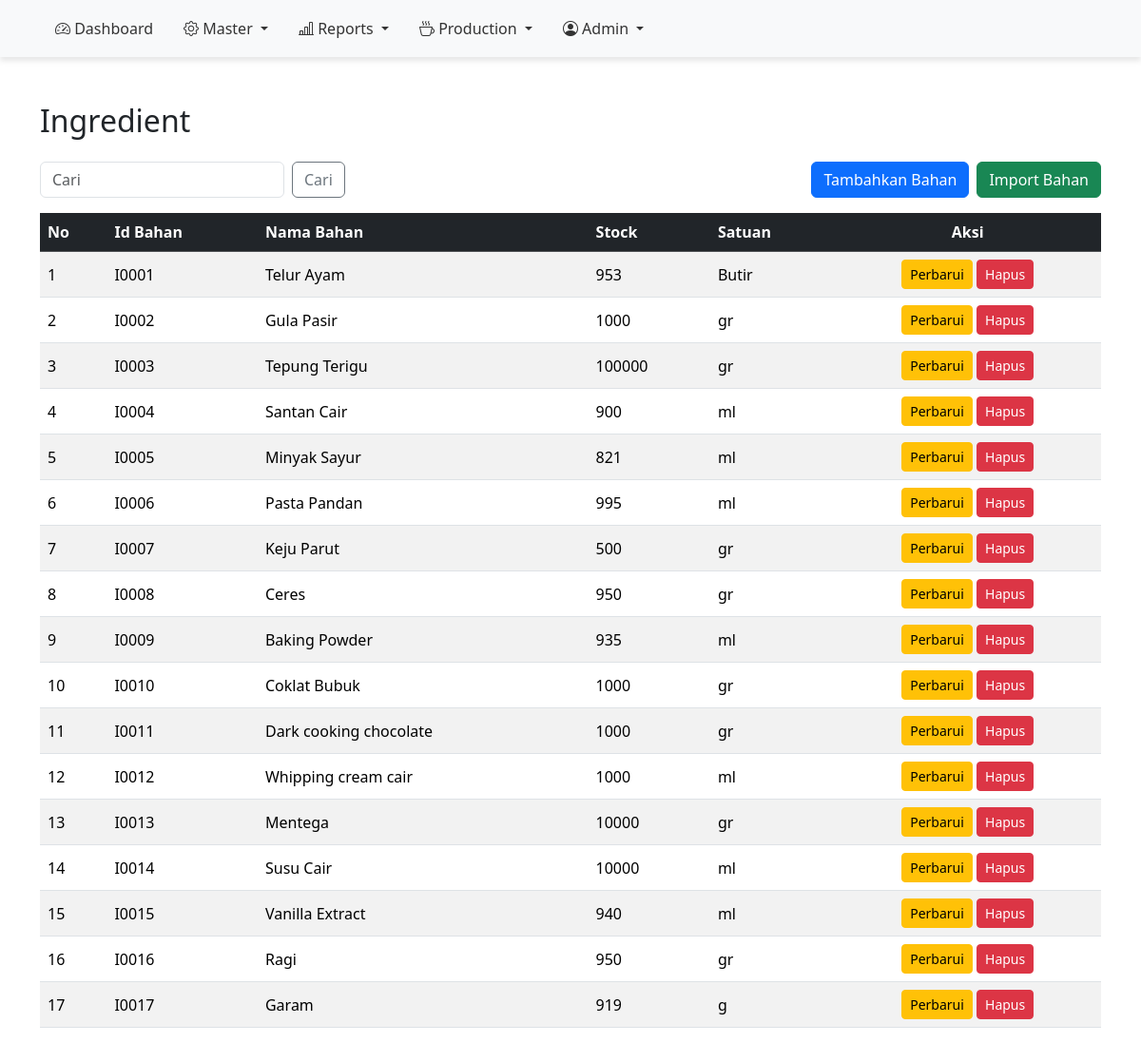
Page /Admin/ingredient-index.php (signed in) on the earlier database version.
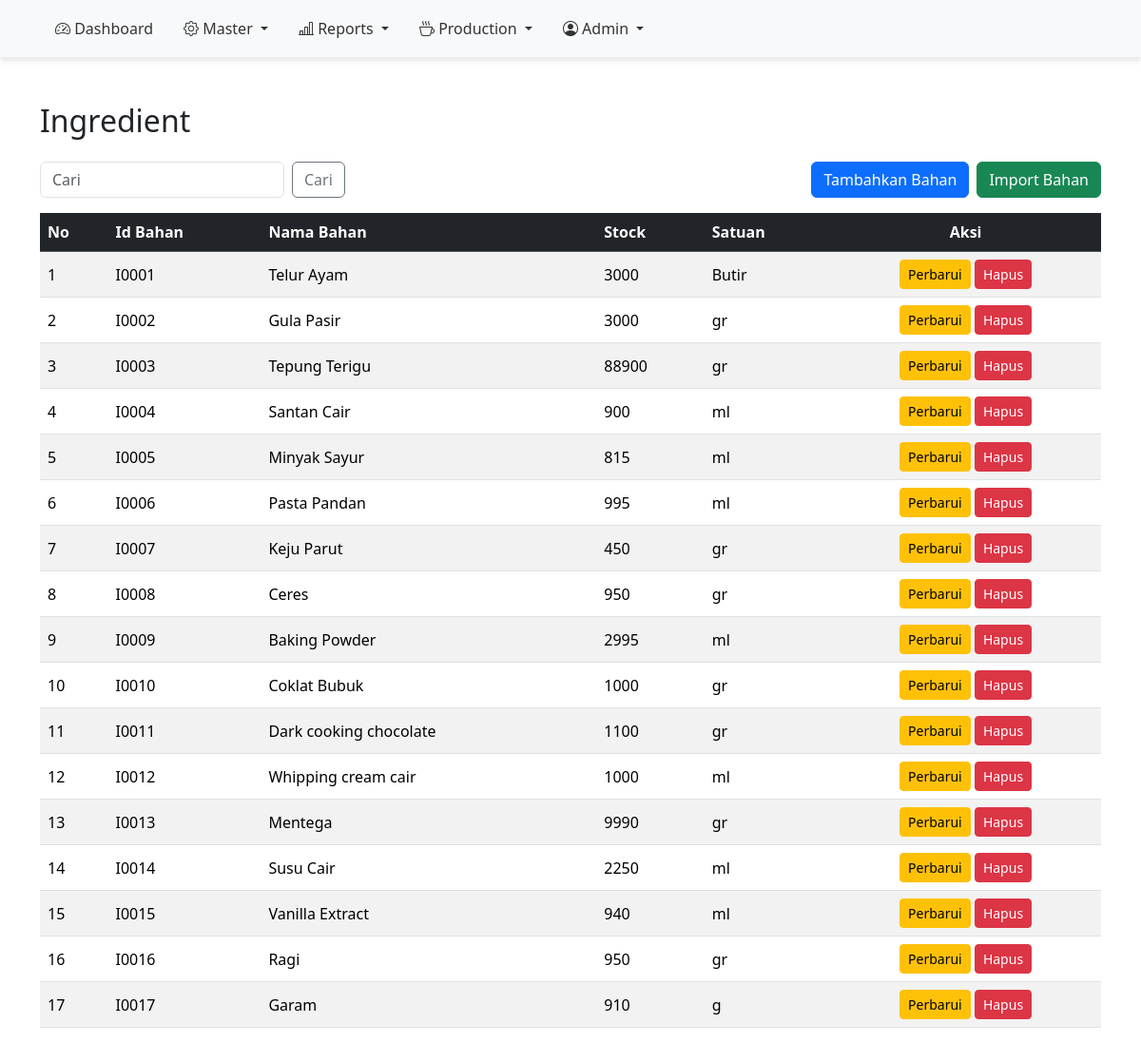
Same page on the later database version.
### config.php (called while the page is built, shortened)
<?php
    $host = "localhost";
    $user = "root";
    $pass = "";
    $db = "breadone";
    $conn = mysqli_connect($host, $user, $pass, $db);
    function getAllIngredient() {
        global $conn;
        $stmt = $conn->prepare("SELECT * FROM `bo-ingredient` ORDER BY id_ingredient ASC");
        $stmt->execute();
        return $stmt->get_result()->fetch_all(MYSQLI_ASSOC);
    }
?>

### Admin/ingredient-index.php (the view, shortened to what this page needs)
<?php
include '../config.php';
$search = isset($_POST["keyword"]) ? $_POST["keyword"] : '';
$ingredient = isset($_POST["search"]) ? searchIngredient($search) : getAllIngredient();
?>
<!DOCTYPE html>
<html lang="en">
<head>
</head>
<body>
    <?php include "../Layout/sidebar.php"; ?>
    <div class="container mt-5">
        <h2 class="text-left mb-4">Ingredient</h2>
        <div class="d-flex justify-content-between mb-3 mt-3">
            <?php include "../Layout/searchbar.php"; ?>
            <div class="d-flex">
                <a href="ingredient-add.php" class="btn btn-primary me-2">Tambahkan Bahan</a>
                <a href="ingredient-import.php" class="btn btn-success">Import Bahan</a>
            </div>
        </div>
        <div class="table-container">
            <div class="table-responsive">
                <table class="table table-hover table-striped align-middle">
                    <thead class="table-dark">
                        <tr>
                            <th>No</th>
                            <th>Id Bahan</th>
                            <th>Nama Bahan</th>
                            <th>Stock</th>
                            <th>Satuan</th>
                            <th class="text-center">Aksi</th>
                        </tr>
                    </thead>
                    <tbody>
                        <?php
                        if (!empty($ingredient)) {
                            $no = 1;
                            foreach ($ingredient as $row) {
                                echo "
                            <tr>
                                <td>{$no}</td>
                                <td>{$row['id_ingredient']}</td>
                                <td>{$row['name_ingredient']}</td>
                                <td>{$row['qty_ingredient']}</td>
                                <td>{$row['unit_ingredient']}</td>
                                <td class='text-center'>
                                    <a href='ingredient-updt.php?id={$row['id_ingredient']}' class='btn btn-sm btn-warning'>Perbarui</a>
                                    <a href='ingredient-del.php?id={$row['id_ingredient']}' onclick='return confirm(\"Apakah Anda yakin ingin menghapus bahan ini?\")' class='btn btn-sm btn-danger'>Hapus</a>
                                </td>
                            </tr>
                            ";
                                $no++;
                            }
                        } else {
                            echo "
                        <tr>
                            <td colspan='7' class='text-center'>Tidak ada data ditemukan</td>
                        </tr>
                        ";
                        }
                        ?>
                    </tbody>
                </table>
            </div>
        </div>
    </div>
</body>
</html>

Differences in the rows shown:
changed bo-ingredient "Telur Ayam": qty_ingredient "953" → "3000"
changed bo-ingredient "Gula Pasir": qty_ingredient "1000" → "3000"
changed bo-ingredient "Tepung Terigu": qty_ingredient "100000" → "88900"
changed bo-ingredient "Minyak Sayur": qty_ingredient "821" → "815"
changed bo-ingredient "Keju Parut": qty_ingredient "500" → "450"
changed bo-ingredient "Baking Powder": qty_ingredient "935" → "2995"
changed bo-ingredient "Dark cooking chocolate": qty_ingredient "1000" → "1100"
changed bo-ingredient "Mentega": qty_ingredient "10000" → "9990"
changed bo-ingredient "Susu Cair": qty_ingredient "10000" → "2250"
changed bo-ingredient "Garam": qty_ingredient "919" → "910"
